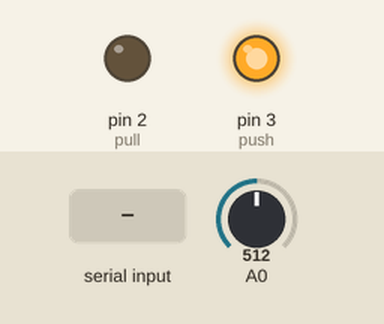
This sketch was run on a simulated Arduino Uno, built with avr-gcc and run on an emulated ATmega328P. Parts: output pins drawn as LEDs (lit = HIGH). The inputs (shaded band) are chosen by the test bench; at power-on: A0 = 512. What the sketch prints to the serial monitor is not drawn.

Above: at 1.2 s.
1.3 s: A0 set to 306
2.8 s: "90,45\n" received over Serial
Timing chart, 0 to 5.8 s (numbered marks = the images above; inputs shaded):
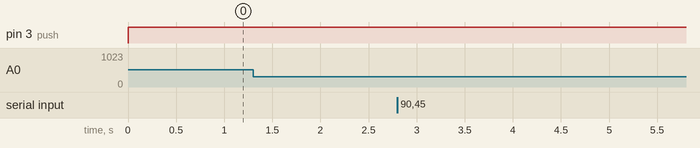

Measured:
- after the input at 2.8 s, every drawn part: stays the same

The sketch:

PID_Pos_LinearActuator.ino
```cpp
#include <PID_v1.h>
#define pull	2                       // PWM outputs to L298N H-Bridge motor driver module
#define push	3
#define enable	9

double kp = 5, ki = 1, kd = 0.01;             // modify for optimal performance
double Setpoint, Input, Output;
const int SampleTime = 1;
const int minPWM = -255;
const int maxPWM = 255;
long temp;
int incomingByte = 0; //For incmoing serial data

PID myPID(&Input, &Output, &Setpoint, kp, ki, kd, DIRECT);

void setup()
{
	TCCR1B = TCCR1B & 0b11111000 | 1;	//	Set 31KHz PWM to prevent motor noise
	Input = analogRead(A0);
	Setpoint = 250;

	myPID.SetMode(AUTOMATIC);
	myPID.SetSampleTime(SampleTime);
	myPID.SetOutputLimits(minPWM, maxPWM);
	digitalWrite(enable, HIGH);

	pinMode(pull, OUTPUT);	//When HIGH the actuator push
	pinMode(push, OUTPUT);	//When HIGH the actuatot pull
	Serial.begin(115200);	//Serial initialization
}

void loop()
{
	if (Serial.available() > 0)
	{
		// read the incoming byte:
		incomingByte = Serial.parseInt();

		// say what you got:
		Serial.print("I received: ");
		Serial.println(incomingByte, DEC);
	}
	Setpoint = incomingByte;
	Input = analogRead(A0);	// data from encoder
	//Serial.println(Input);	// monitor motor position
	myPID.Compute();	// calculate new output
	pwmOut(Output);	// drive L298N H-Bridge module
}

//Signal to the H-Bridge board
void pwmOut(int out)
{
	if (out > 0)
	{
		analogWrite(pull, out);		//Pulling linear actuator
		analogWrite(push, LOW);
	}
	else
	{
		analogWrite(pull, LOW);
		analogWrite(push, abs(out));	//Pushing linear actuator
	}
}
```
